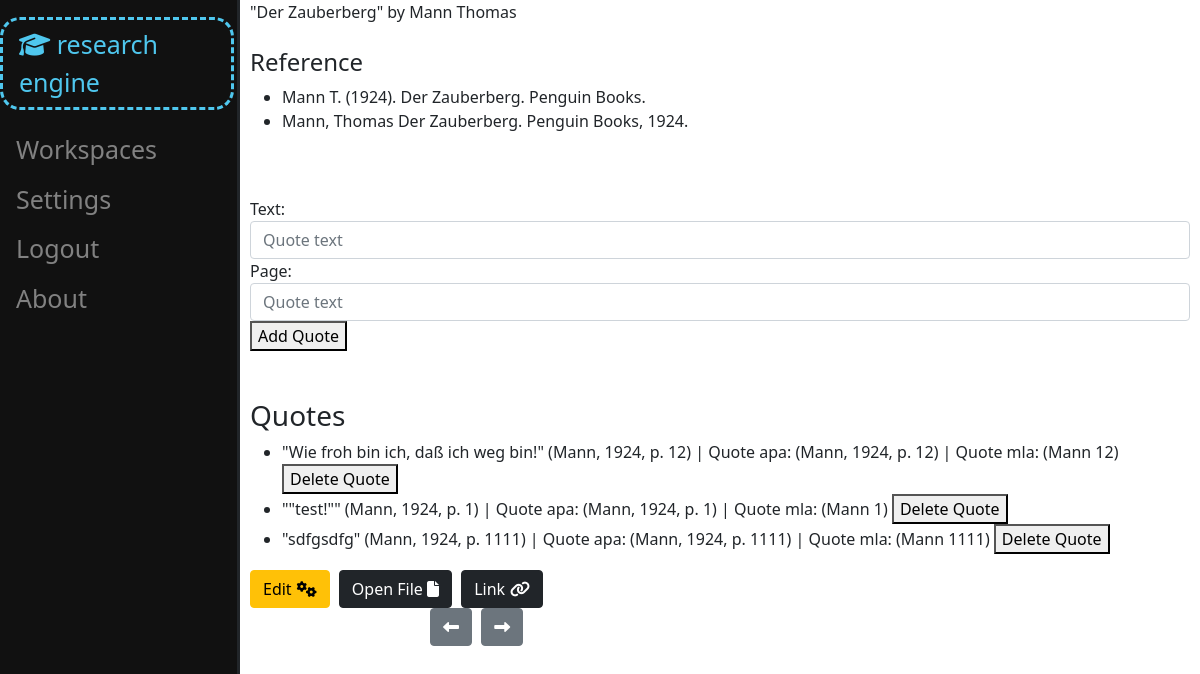
/source_space/1 (signed in), run on the app's committed database.
### bookshelf/models.py (models this page shows, shortened)
class Source(models.Model):
    real_type = models.ForeignKey(ContentType, editable=False, on_delete=models.CASCADE)
    work_space = models.ForeignKey(WorkSpace, on_delete=models.CASCADE, related_name="sources")
    user = models.ForeignKey(User, on_delete=models.CASCADE, related_name="sources")
    title = models.CharField(max_length=100)
    author = models.CharField(max_length=70, blank=True)
    year = models.CharField(max_length=5, blank=True)
    link = models.CharField(max_length=40, blank=True)
    has_file = models.BooleanField(default=False)
    def __str__(self):
        return self.title
    def cast(self):
        return self.real_type.get_object_for_this_type(pk=self.pk)
    def get_file(self) -> SourceFile | None:
        return SourceFile.objects.get(source=self)

class Reference(models.Model):
    source = models.OneToOneField(Source, on_delete=models.CASCADE, related_name="reference")
    endnote_apa = models.CharField(max_length=50)
    endnote_mla = models.CharField(max_length=50)

class Quote(models.Model):
    source = models.ForeignKey(Source, on_delete=models.CASCADE, related_name="quotes")
    page = models.IntegerField()
    text = models.TextField()
    apa = models.CharField(max_length=20)
    mla = models.CharField(max_length=20)
    def apa_formatted(self):
        return f'"{self.text}" {self.apa}'
    def __str__(self):
        return self.apa_formatted()

### bookshelf/views.py (the view)
# urls.py: path("source_space/<int:source_id>", views.source_space, name="source_space"),
@login_required(redirect_field_name=None)
def source_space(request, source_id):
    source = check_source(source_id, request.user)
    reference = get_source_reference(source)
    if source.has_file:
        source_file = source.get_file()
    else:
        source_file = None
    source_data = {
            "source": source,
            "source_file": source_file,
            "quotes": source.quotes.all(),
            "reference": reference,
            "alter_source_form": get_and_set_alter_form(source),
            "upload_file_form": UploadSourceFileForm(),
            "link_form": AddLinkForm(),
            "new_quote_form": NewQuoteForm(),
    }
    return render(request, "bookshelf/source_space.html", source_data)

### bookshelf/forms.py
class AlterBookForm(BookForm):
    author = forms.CharField(widget=forms.TextInput(attrs={
        "type": "text",
        "id": "author-field",
        "class": _CLASS,
        "autocomplete": "off",
        "placeholder": "Book author"})
    )
    number_of_authors = forms.IntegerField(widget=forms.HiddenInput, required=False)
    def set_initials(self, book: Book):
        for field in self.fields:
            if field not in ("source_type", "number_of_authors",):
                self.fields[field].initial = book.__getattribute__(field)
        return self

### file_handling/forms.py (shortened to what this page needs)
class UploadSourceFileForm(forms.Form):
    file = forms.FileField(widget=forms.FileInput(attrs={
        "accept": ACCEPTED_UPLOAD_FORMATS,
        "id": "file-field",
        "class": _CLASS,
        "placeholder": "File"}))

### bookshelf/forms.py (called while the page is built)
def get_and_set_alter_form(source: Source):
    source_type = source.cast()
    match source_type:
        case Book():
            return AlterBookForm().set_initials(source.book)
        case Article():
            return AlterArticleForm().set_initials(source.article)
        case Chapter():
            return AlterChapterForm().set_initials(source.chapter)
        case Webpage():
            return AlterWebpageForm().set_initials(source.webpage)
        case _:
            return None

### bookshelf/source_citation.py (called while the page is built)
def get_source_reference(source: Source) -> Reference | Http404:
    try:
        return Reference.objects.get(source=source)
    except ObjectDoesNotExist:
        raise Http404

### utils/verification.py (called while the page is built)
def check_work_space(space_id: int, user: User) -> WorkSpace | Http404 | PermissionDenied:
    try:
        space = WorkSpace.objects.get(pk=space_id)
    except ObjectDoesNotExist:
        raise Http404
    else:
        if space.owner != user and user not in space.guests.all():
            raise PermissionDenied
    return space

def check_source(source_id: int, user: User) -> Source | Http404:
    try:
        source = Source.objects.get(pk=source_id)
    except ObjectDoesNotExist:
        raise Http404
    else:
        source_type = source.cast()
        match source_type:
            case Book():
                check_work_space(source.book.work_space.pk, user)
            case Article():
                check_work_space(source.article.work_space.pk, user)
            case Chapter():
                check_work_space(source.chapter.work_space.pk, user)
            case Webpage():
                check_work_space(source.webpage.work_space.pk, user)
            case _:
                return None
    return source

### templates/bookshelf/source_space.html (shortened to what this page needs)
{% extends "layout.html" %}
{% load static %}
{% block headless %}
    <div id="source-space-header">"{{ source }}" by {{ source.author }}</div>
    <div id="source-space-div">
        <div id="source-space">
            <br>
            <h4>Reference</h4>
            <ul>
                <li>{{ reference.endnote_apa }}</li>
                <li>{{ reference.endnote_mla }}</li>
            </ul>
            <br><br>
            <form action="{% url 'bookshelf:add_quote' source.pk %}" id="new_quote_form" method="post">
                {{ new_quote_form }}
                <button type="submit">Add Quote</button>
            </form><br><br>
            <h3>Quotes</h3>
            <ul>
                {% for quote in quotes %}
                <div id="quote_{{ quote.pk }}">
                    <li>
                        {{ quote }} | Quote apa: {{ quote.apa }} | Quote mla: {{ quote.mla }}
                        <button class="delete_quote_buttons" id="{{ quote.pk }}">Delete Quote</button>
                    </li>
                </div>
                {% endfor %}
            </ul>
        </div>
    </div>
    <div id="source-footer">
        <div class="footer-elems-left">
            <div class="footer-elem">
                <button onclick="show_or_hide_source_settings('{{ source.pk }}')" type="button" id="show-source-settings-button-{{ source.pk }}" class="btn btn-warning">Edit<i class="fa-solid fa-gears source-modal-icon"></i></button>
            </div>
            {% if source.has_file %}
                <div class="footer-elem">
                    <a href="#" id="open-source-file-button-{{ source.pk }}">
                        <button type="button" class="btn btn-dark">Open File <i class="fa-solid fa-file"></i></button>
                    </a>
                </div>
            {% endif %}
            {% if source.link %}
                <div class="footer-elem source-link-button">
                    <a href="{{ source.link }}" id="source-link-button-{{ source.pk }}">
                        <button type="button" class="btn btn-dark">Link<i class="fa-solid fa-link source-modal-icon"></i></button>
                    </a>
                </div>
            {% endif %}
        </div>
        <div class="footer-elems-right">
            <div class="footer-elem previous-source-button">
                <button type="button" class="btn btn-secondary arrow-button" id="next"><i class="fa-solid fa-left-long"></i></button>
            </div>
            <div class="footer-elem">
                <button type="button" class="btn btn-secondary arrow-button" id="previous"><i class="fa-solid fa-right-long"></i></button>
            </div>
        </div>
    </div>
{% endblock %}

### static/css/styles.css (style rules this page uses)
.source-modal-icon { margin-left: 5px; }
a:link { text-decoration: none; }
.footer-elem { display: inline; margin-right: 5px; }
.footer-elems-left { padding-left: 0px; }
.footer-elems-right { padding-right: 0px; }
.source-link-button { margin-right: 180px; }
.previous-source-button { margin-left: 180px; }

### data on the page
Source: title "Der Zauberberg", author "Mann Thomas"
Reference: endnote_apa "Mann T. (1924). Der Zauberberg. Penguin Books.", endnote_mla "Mann, Thomas Der Zauberberg. Penguin Books, 1924."
Quote: text+apa "\"Wie froh bin ich, daß ich weg bin!\" (Mann, 1924, p. 12)", apa "(Mann, 1924, p. 12)", mla "(Mann 12)"
Quote: text+apa "\"\"test!\"\" (Mann, 1924, p. 1)", apa "(Mann, 1924, p. 1)", mla "(Mann 1)"
Quote: text+apa "\"sdfgsdfg\" (Mann, 1924, p. 1111)", apa "(Mann, 1924, p. 1111)", mla "(Mann 1111)"
